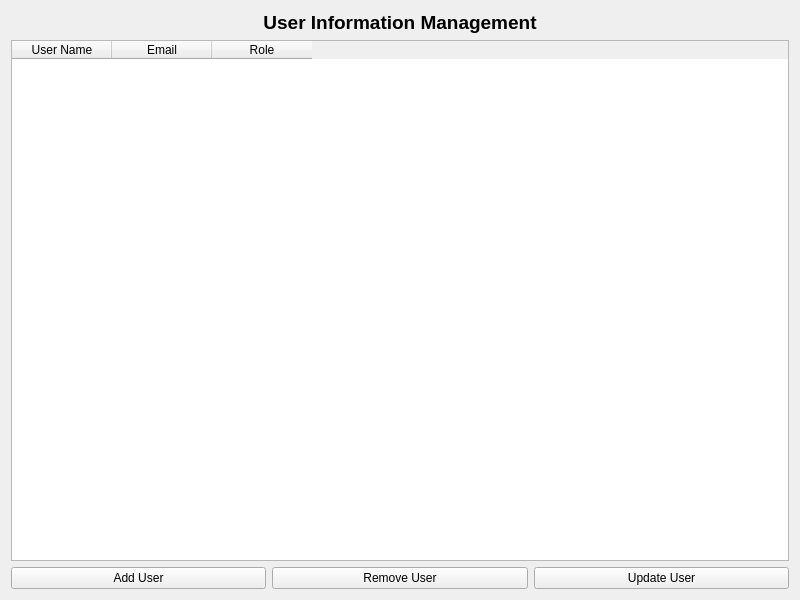
<?xml version="1.0" encoding="UTF-8"?>
<ui version="4.0">
 <class>UserInfo</class>
 <widget class="QWidget" name="UserInfo">
  <property name="geometry">
   <rect>
    <x>0</x>
    <y>0</y>
    <width>800</width>
    <height>600</height>
   </rect>
  </property>
  <property name="windowTitle">
   <string>User Information</string>
  </property>
  <layout class="QVBoxLayout" name="verticalLayout">
   <item>
    <widget class="QLabel" name="labelTitle">
     <property name="text">
      <string>User Information Management</string>
     </property>
     <property name="alignment">
      <set>Qt::AlignCenter</set>
     </property>
     <property name="font">
      <font>
       <pointsize>14</pointsize>
       <bold>true</bold>
      </font>
     </property>
    </widget>
   </item>
   <item>
    <widget class="QTableWidget" name="tableWidgetUsers">
     <property name="columnCount">
      <number>3</number>
     </property>
     <property name="rowCount">
      <number>0</number>
     </property>
     <column>
      <property name="text">
       <string>User Name</string>
      </property>
     </column>
     <column>
      <property name="text">
       <string>Email</string>
      </property>
     </column>
     <column>
      <property name="text">
       <string>Role</string>
      </property>
     </column>
    </widget>
   </item>
   <item>
    <layout class="QHBoxLayout" name="horizontalLayoutButtons">
     <item>
      <widget class="QPushButton" name="buttonAddUser">
       <property name="text">
        <string>Add User</string>
       </property>
      </widget>
     </item>
     <item>
      <widget class="QPushButton" name="buttonRemoveUser">
       <property name="text">
        <string>Remove User</string>
       </property>
      </widget>
     </item>
     <item>
      <widget class="QPushButton" name="buttonUpdateUser">
       <property name="text">
        <string>Update User</string>
       </property>
      </widget>
     </item>
    </layout>
   </item>
  </layout>
 </widget>
</ui>
